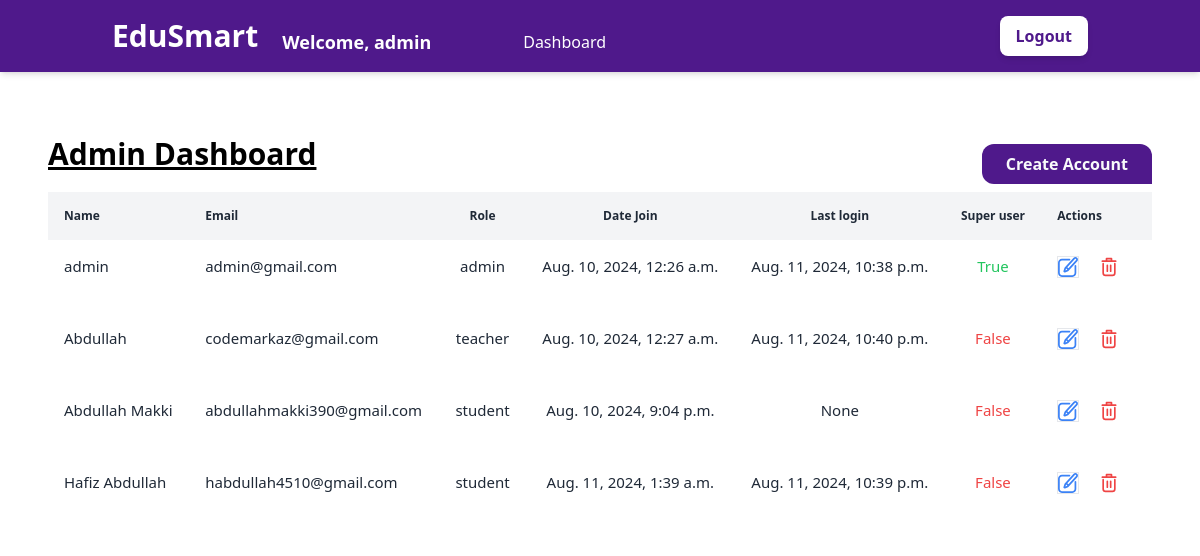
/custom_admin/ (signed in), run on an earlier commit of the app's database.
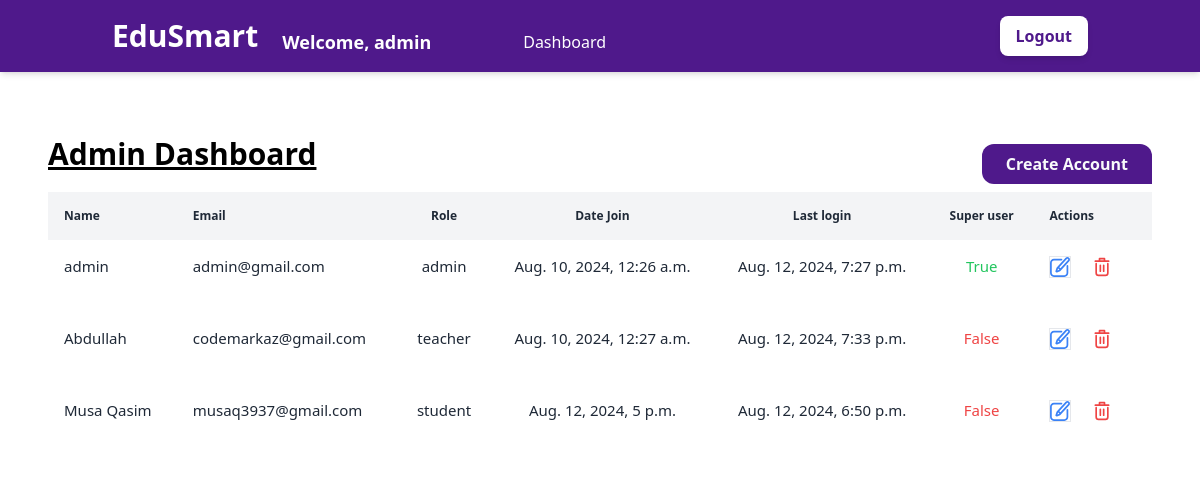
And on a later commit of the database.
### user_accounts/models.py (models this page shows, shortened)
class CustomUser(AbstractUser):
    username                 = None
    name                     = models.CharField(max_length=255)
    email                    = models.EmailField(max_length=255, unique=True)
    ROLE_CHOICES = [
        ('admin', 'Admin'),
        ('teacher', 'Teacher'),
        ('student', 'Student')
    ]
    role                     = models.CharField(max_length=10, choices=ROLE_CHOICES)
    class_id                 = models.ForeignKey(
        'teacher.Class',
        null=True,
        blank=True,
        on_delete=models.SET_NULL
    )
    USERNAME_FIELD = 'email'
    REQUIRED_FIELDS = ['name']
    objects = MyAccountManager()

### admin_dashboard/views.py (the view)
# urls.py: path("", dashboard, name='custom_admin'),
@user_passes_test(lambda u: u.is_superuser)
def dashboard(request):
    users = CustomUser.objects.all()
    context = {'users': users}
    return render(request, "admin_dashboad/dashboard.html", context)

### admin_dashboard/templates/admin_dashboad/dashboard.html (shortened to what this page needs)
x{% extends "base.html" %}
{% block content %}
<main>
    <div class="p-12 pt-28">
        <div class="flex justify-between">
            <h1 class="text-3xl underline font-semibold mb-4">Admin Dashboard</h1>
            <a href="{% url 'register' %}" class="py-2">
                <button
                    class="inline-block h-full px-6 mb-2 rounded-l-xl rounded-t-xl bg-[#4F198B] hover:bg-white hover:text-[#4F198B] focus:text-[#4F198B] focus:bg-gray-200 text-gray-50 font-bold leading-loose transition duration-200">
                    Create Account
                </button>
            </a>
        </div>
        <div class="font-sans overflow-x-auto">
            {% if users %}
            <table class="min-w-full bg-white">
                <thead class="bg-gray-100 whitespace-nowrap">
                    <tr>
                        <th class="p-4 text-left text-xs font-semibold text-gray-800">
                            Name
                        </th>
                        <th class="p-4 text-left text-xs font-semibold text-gray-800">
                            Email
                        </th>
                        <th class="p-4 text-left text-xs font-semibold text-gray-800 text-center">
                            Role
                        </th>
                        <th class="p-4 text-left text-xs font-semibold text-gray-800 text-center">
                            Date Join
                        </th>
                        <th class="p-4 text-left text-xs font-semibold text-gray-800 text-center">
                            Last login
                        </th>
                        <th class="p-4 text-left text-xs font-semibold text-gray-800 text-center">
                            Super user
                        </th>
                        <th class="p-4 text-left text-xs font-semibold text-gray-800">
                            Actions
                        </th>
                    </tr>
                </thead>
                <tbody class="whitespace-nowrap">
                    {% for user in users %}
                    <tr class="hover:bg-gray-50">
                        <td class="p-4 text-[15px] text-gray-800  ">
                            <p class="mb-5">{{user.name}}</p>
                        </td>
                        <td class="p-4 text-[15px] text-gray-800  ">
                            <p class="mb-5">{{user.email}}</p>
                        </td>
                        <td class="p-4 text-[15px] text-gray-800  ">
                            <div class="flex items-center justify-center gap-2">
                                <p class="mb-5">{% if user.is_superuser %} admin {% else %}{{user.role}} {% endif %}</p>
                            </div>
                        </td>
                        <td class="p-4 text-[15px] text-gray-800  ">
                            <div class="flex items-center justify-center gap-2">
                                <p class="mb-5">{{user.date_joined}}</p>
                            </div>
                        </td>
                        <td class="p-4 text-[15px] text-gray-800 text-center ">
                            <div class="flex items-center justify-center gap-2">
                                <p class="mb-5">{{user.last_login}}</p>
                            </div>
                        </td>
                        <td class="p-4 text-[15px] text-gray-800 text-center ">
                            <div
                                class="flex items-center justify-center gap-2 {% if user.is_superuser %} text-green-500 {% else %} text-red-500 {% endif %}">
                                <p class="mb-5">
                                    {% if user.is_superuser %}
                                    True
                                    {% else %}
                                    False
                                    {% endif %}
                                </p>
                            </div>
                        </td>
                        <td class="pb-4 px-4">
                            <a href="{% url 'update_user' id=user.id %}">
                                <button class="mr-4 border" title="Edit">
                                </button>
                            </a>
                            <a href="{% url 'delete_user' id=user.id %}">
                                <button class="mr-4" title="Delete">
                                </button>
                            </a>
                        </td>
                    </tr>
                    {% endfor %}
                </tbody>
                {% else %}
                <p>No user found. Lets add products and begins the magic✨</p>
            </table>
            {% endif %}
        </div>
    </div>
</main>
{% endblock %}

### templates/base.html (shortened to what this page needs)
<html lang="en">
<head>
    <script src="https://cdn.tailwindcss.com"></script>
    <link rel="stylesheet" href="https://cdnjs.cloudflare.com/ajax/libs/font-awesome/6.6.0/css/all.min.css"
 />
</head>
<body>
    {% include 'navbar.html' %}
    {% block content %}
    {% endblock %}
</body>
</html>

### templates/navbar.html (shortened to what this page needs)
<header class="fixed top-0 left-0 w-full py-4 bg-[#4F198B] text-white shadow-md z-50">
    <div class="container mx-auto flex justify-between items-center px-6">
        <a
            href="{% if request.user.is_superuser %} {% url 'custom_admin' %} {% elif request.user.role == 'teacher' %} {% url 'teacher_dashboard' %} {% else %} {% url 'student_dashboard' %} {% endif %}">
            <h1 class="text-3xl font-bold">
                EduSmart
            </h1>
        </a>
        {% if request.user.is_authenticated %}
        <h3 class="text-lg font-semibold mt-3 ml-6">
            Welcome, {{request.user.name}}
        </h3>
        {% endif %}
        <ul
            class='lg:flex lg:gap-x-3 max-lg:space-y-3 max-lg:fixed max-lg:bg-white max-lg:w-1/2 max-lg:min-w-[300px] max-lg:top-3 max-lg:left-0 max-lg:p-6 max-lg:h-full max-lg:shadow-md max-lg:overflow-auto z-50 ml-20 mt-3 hidden'>
            {% if request.user.is_authenticated %}
            <a
                href="{% if request.user.is_superuser %} {% url 'custom_admin' %} {% elif request.user.role == 'teacher' %} {% url 'teacher_dashboard' %} {% else %} {% url 'student_dashboard' %} {% endif %}">
                <li class='max-lg:border-b max-lg:py-3 px-3'>
                    Dashboard
                </li>
            </a>
            {% endif %}
        </ul>
        <div class="flex ml-auto items-center space-x-6">
            {% if request.user.is_authenticated %}
            <a href="{% url 'logout' %}">
                <button
                    class="bg-white text-[#4F198B] py-2 px-4 rounded-lg font-semibold shadow-md hover:bg-gray-100 transition duration-300">
                    Logout
                </button>
            </a>
            {% endif %}
        </div>
    </div>
</header>

What changed in the data, as far as the page shows it:
removed CustomUser: name "Abdullah Makki", email "abdullahmakki390@gmail.com", role "student", date_joined "Aug. 10, 2024, 9:04 p.m.", last_login "None", is_superuser "False"
removed CustomUser: name "Hafiz Abdullah", email "habdullah4510@gmail.com", role "student", date_joined "Aug. 11, 2024, 1:39 a.m.", last_login "Aug. 11, 2024, 10:39 p.m.", is_superuser "False"
changed CustomUser "admin": last_login "Aug. 11, 2024, 10:38 p.m." → "Aug. 12, 2024, 7:27 p.m."
changed CustomUser "Abdullah": last_login "Aug. 11, 2024, 10:40 p.m." → "Aug. 12, 2024, 7:33 p.m."
added CustomUser: name "Musa Qasim", email "musaq3937@gmail.com", role "student", date_joined "Aug. 12, 2024, 5 p.m.", last_login "Aug. 12, 2024, 6:50 p.m.", is_superuser "False"
